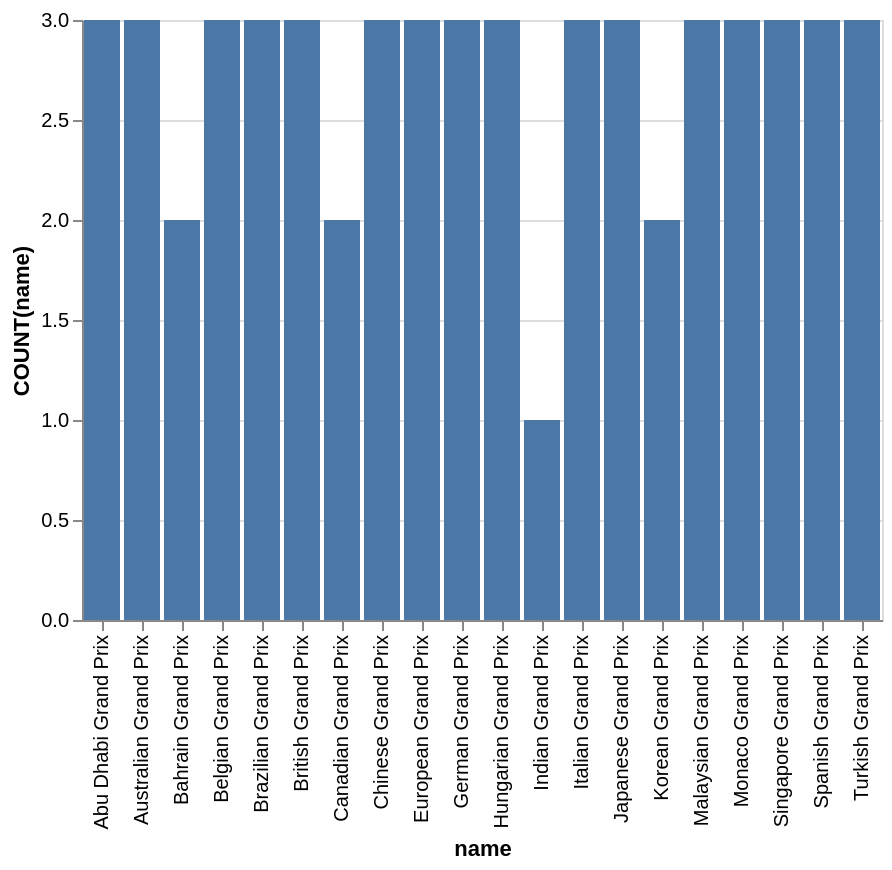

Specify this chart in Vega-Lite:
### Vega-Lite specification from a JSON file in a GitHub repository (floating-point values rounded to 4 significant figures)
{"data": {"values": [{"x_data": "Abu Dhabi Grand Prix", "y_data": 3}, {"x_data": "Australian Grand Prix", "y_data": 3}, {"x_data": "Bahrain Grand Prix", "y_data": 2}, {"x_data": "Belgian Grand Prix", "y_data": 3}, {"x_data": "Brazilian Grand Prix", "y_data": 3}, {"x_data": "British Grand Prix", "y_data": 3}, {"x_data": "Canadian Grand Prix", "y_data": 2}, {"x_data": "Chinese Grand Prix", "y_data": 3}, {"x_data": "European Grand Prix", "y_data": 3}, {"x_data": "German Grand Prix", "y_data": 3}, {"x_data": "Hungarian Grand Prix", "y_data": 3}, {"x_data": "Indian Grand Prix", "y_data": 1}, {"x_data": "Italian Grand Prix", "y_data": 3}, {"x_data": "Japanese Grand Prix", "y_data": 3}, {"x_data": "Korean Grand Prix", "y_data": 2}, {"x_data": "Malaysian Grand Prix", "y_data": 3}, {"x_data": "Monaco Grand Prix", "y_data": 3}, {"x_data": "Singapore Grand Prix", "y_data": 3}, {"x_data": "Spanish Grand Prix", "y_data": 3}, {"x_data": "Turkish Grand Prix", "y_data": 3}]}, "mark": "bar", "encoding": {"x": {"field": "x_data", "type": "nominal", "title": "name", "sort": "ascending"}, "y": {"field": "y_data", "type": "quantitative", "title": "COUNT(name)"}}}
